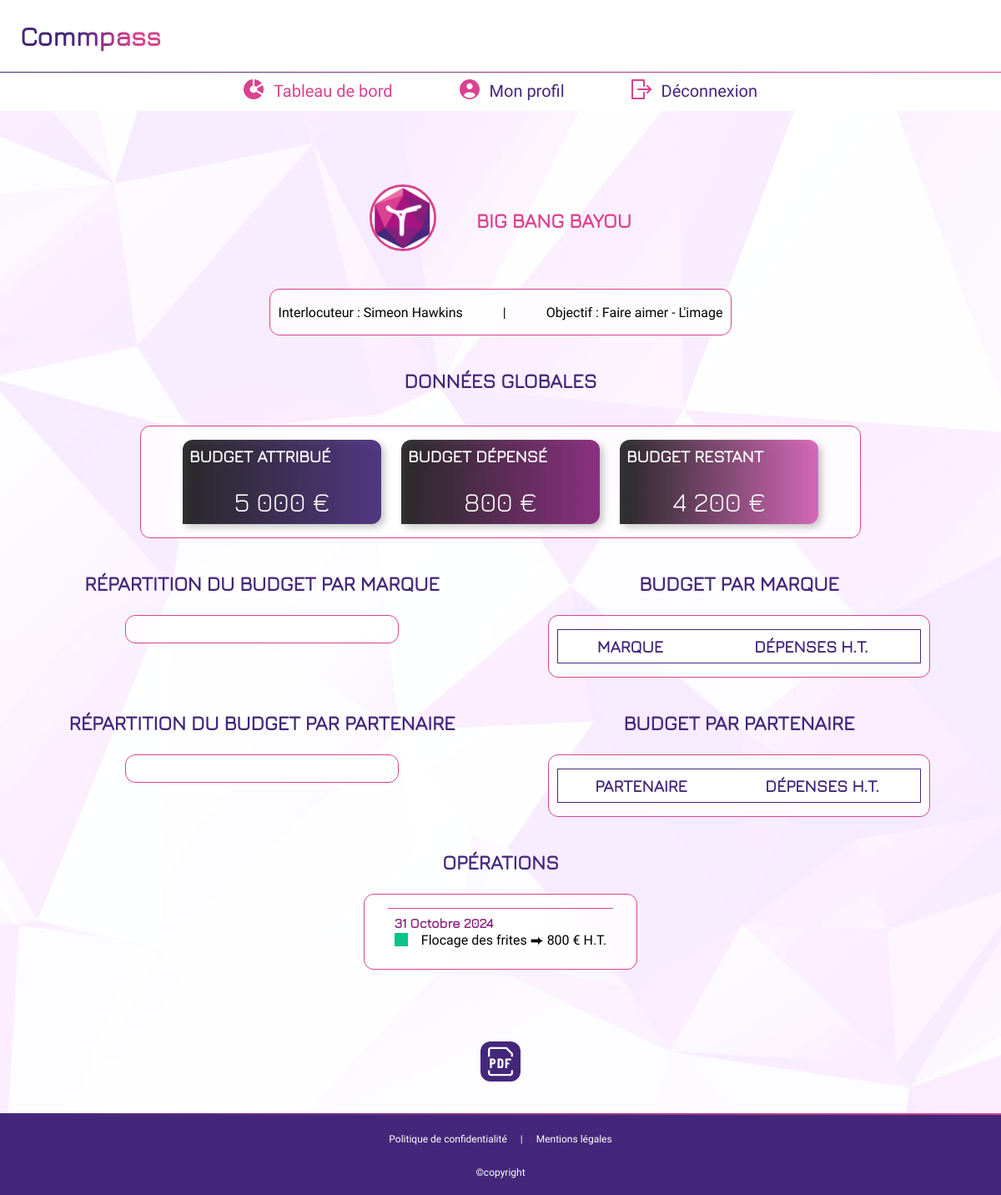
/app/campaign.php?myc=50 (signed in), run on the app's committed database.
### tables this page shows
CREATE TABLE `campaign` (
  `id_campaign` int NOT NULL,
  `campaign_name` varchar(100) NOT NULL,
  `budget` decimal(15,2) NOT NULL,
  `date_start` datetime NOT NULL,
  `date_end` datetime DEFAULT NULL,
  `id_user` int NOT NULL,
  `id_company` int DEFAULT NULL,
  `id_target` int NOT NULL,
  `id_user_TDC` int DEFAULT NULL
);

CREATE TABLE `users` (
  `id_user` int NOT NULL,
  `username` varchar(100) NOT NULL,
  `firstname` varchar(50) NOT NULL,
  `lastname` varchar(50) NOT NULL,
  `password` varchar(255) NOT NULL,
  `email` varchar(255) NOT NULL,
  `phone` varchar(10) NOT NULL,
  `client` tinyint(1) NOT NULL DEFAULT '1',
  `boss` tinyint(1) DEFAULT '0',
  `id_company` int NOT NULL,
  `enabled` tinyint(1) DEFAULT '1'
);

CREATE TABLE `target` (
  `id_target` int NOT NULL,
  `target_com` varchar(50) NOT NULL,
  `target_legend_hex` varchar(7) DEFAULT NULL
);

CREATE TABLE `operation` (
  `id_operation` int NOT NULL,
  `description` varchar(255) NOT NULL,
  `price` decimal(15,2) NOT NULL,
  `operation_date` date NOT NULL,
  `id_campaign` int NOT NULL,
  `id_company` int DEFAULT NULL,
  `id_media` int DEFAULT NULL,
  `id_partner` int DEFAULT NULL
);

CREATE TABLE `brand` (
  `id_brand` int NOT NULL,
  `brand_name` varchar(100) NOT NULL,
  `id_company` int DEFAULT NULL,
  `legend_colour_hex` varchar(7) DEFAULT NULL
);

### app/includes/classes/class.company.php (called while the page is built, shortened)
<?php
function fetchAllCompanies(PDO $dbCo, array $session): array
{
    $companyDatas = [];
    return $companyDatas;
}
function getCompanyLogoUrl(PDO $dbCo, array $session): string
{
    $query = $dbCo->prepare(
        'SELECT logo_url
        FROM company
        WHERE id_company = :id_company;'
    );
    if (!isset($session['filter']['id_company'])) {
        $bindValues = [
            'id_company' => $session['id_company']
        ];
    } else {
        $bindValues = [
            'id_company' => $session['filter']['id_company']
        ];
    }
    $query->execute($bindValues);
    return implode($query->fetch());
}

### app/includes/_datas.php (called while the page is built, shortened)
<?php
require_once '_database.php';
require_once '_functions.php';
require_once "includes/classes/class.campaign.php";
require_once "includes/classes/class.company.php";
require_once "includes/classes/class.partner.php";
$companies = fetchAllCompanies($dbCo, $_SESSION);
$selectedCampaign = getOneCampaignDatas($dbCo, $_GET);
$campaignOperations = getCampaignOperations($dbCo, $_GET);
$partnerCampaignSpendings = getCampaignBudgetPerPartner($dbCo, $selectedCampaign, $_GET);

### app/campaign.php (the view, shortened to what this page needs)
<?php
require_once "includes/_database.php";
require_once "includes/_functions.php";
require_once "includes/classes/class.campaign.php";
require_once "includes/classes/class.company.php";
require_once "includes/classes/class.partner.php";
require_once "includes/_datas.php";
require_once "includes/templates/_head.php";
require_once "includes/templates/_header.php";
require_once "includes/templates/_footer.php";
require_once "includes/templates/_nav.php";
$campaignResults = getSpendingByBrandByCampaign($dbCo, $campaigns, $_GET);
$brandsSpendings = mergeResults($campaignResults);
?>
<!DOCTYPE html>
<html lang="fr">
<head>
    <?= fetchHead('Commpass'); ?>
</head>
<body>
    <header class="header">
        <?php
        echo fetchHeader('dashboard', 'Mon tableau de bord');
        ?>
    </header>
    <nav class="nav hamburger__menu" id="menu" aria-label="Navigation principale du site">
        <?= fetchNav($_SESSION, $companies, 'nav__itm--active') ?>
    </nav>
    <main class="container container--campaigns container__flex" id="pdfContent">
        <div class="flex-row space-between">
            <div class="flex-column">
                <a href="my-client?client=<?= $_SESSION['filter']['id_company'] ?>">
                    <img class="client__logo client__logo--lnk" src="<?= getCompanyLogoUrl($dbCo, $_SESSION) ?>" alt="Logo de <?= $selectedCampaign['company_name'] ?>">
                </a>
            </div>
            <div class="flex-row">
                <h2 class="ttl lineUp ttl--tertiary"><?= $selectedCampaign['campaign_name'] ?></h2>
            </div>
        </div>
        <div class="card">
            <section class="card__section card__section--row">
                <p class="campaign__interlocutor">Interlocuteur : <?= $selectedCampaign['firstname'] . ' ' . $selectedCampaign['lastname'] ?></p>
                <span>|</span>
                <p class="campaign__interlocutor">Objectif : <?= $selectedCampaign['target_com'] ?></p>
            </section>
        </div>
        <h2 class="ttl lineUp">Données globales</h2>
        <div class="card">
            <section class="card__section card__section--vignettes vignettes-PDF">
                <div class="campaign__stats">
                    <div class="vignettes-section vignettes-section--row">
                        <div class="vignette vignette--bigger vignette--primary">
                            <div class="flex-row">
                                <h4 class="vignette__ttl vignette__ttl--big">
                                    Budget attribué
                                </h4>
                            </div>
                            <p class="vignette__price vignette__price--big"><?= formatPrice($selectedCampaign['budget'], "€") ?></p>
                        </div>
                        <div class="vignette vignette--secondary vignette--big">
                            <h4 class="vignette__ttl vignette__ttl--big">
                                Budget dépensé
                            </h4>
                            <p class="vignette__price vignette__price--big"><?= calculateSpentBudget($dbCo, $selectedCampaign) ?></p>
                        </div>
                        <div class="vignette vignette--tertiary vignette--big <?= turnVignetteRedIfNegative(calculateRemainingBudget($dbCo, $selectedCampaign)) ?>">
                            <h4 class="vignette__ttl vignette__ttl--big">
                                Budget restant
                            </h4>
                            <p class="vignette__price vignette__price--big"><?= calculateRemainingBudget($dbCo, $selectedCampaign) ?></p>
                        </div>
                    </div>
                </div>
            </section>
        </div>
        <div class="card card--grid">
            <div class="card">
                <h2 class="ttl lineUp">Répartition du budget par marque</h2>
                <section class="card__section">
                </section>
            </div>
            <div class="card">
                <h2 class="ttl lineUp">Budget par marque</h2>
                <section class="card__section">
                    <?= generateTableFromDatas($brandsSpendings); ?>
                </section>
            </div>
        </div>
        <div class="card card--grid" id="partner-section">
            <div class="card">
                <h2 class="ttl lineUp">Répartition du budget par partenaire</h2>
                <section class="card__section">
                </section>
            </div>
            <div class="card">
                <h2 class="ttl lineUp">Budget par partenaire</h2>
                <section class="card__section">
                    <?= generatePartnerTable($partnerCampaignSpendings) ?>
                </section>
            </div>
        </div>
        <div class="card">
            <h2 class="ttl lineUp">Opérations</h2>
            <section class="card__section card__section--operations">
                <ul>
                    <?= getCampaignOperationsAsList($campaignOperations, $_SESSION, $selectedCampaign); ?>
                </ul>
            </section>
        </div>
    </main>
    <div class="card">
        <form id="formPDF" action="rapport_pdf" method="post">
            <button class="button button--pdf" type="submit" id="generatePDF"></button>
        </form>
    </div>
    <footer class="footer">
        <?= fetchFooter() ?>
    </footer>
</body>
</html>

### app/includes/classes/class.campaign.php (shortened to what this page needs)
<?php
function calculateSpentBudget(PDO $dbCo, array $campaigns): string
{
    $querySum = $dbCo->prepare(
        'SELECT SUM(price) AS total_cost
        FROM operation
        WHERE id_campaign = :id_campaign;'
    );
    $bindValues = [
        'id_campaign' => intval($campaigns['id_campaign'])
    ];
    $querySum->execute($bindValues);
    $result = $querySum->fetch(PDO::FETCH_ASSOC);
    return formatPrice(floatval($result['total_cost'] ?? 0), '€');
}
function calculateRemainingBudget(PDO $dbCo, array $campaigns): string
{
    if (!isset($campaigns['id_campaign'])) {
        return 'ID de campagne non défini';
    }
    $queryRemaining = $dbCo->prepare(
        'SELECT c.id_campaign, (c.budget - IFNULL(SUM(o.price), 0)) AS total_remaining
        FROM campaign c
            LEFT JOIN operation o ON c.id_campaign = o.id_campaign
        WHERE c.id_campaign = :id_campaign AND c.budget > 0
        GROUP BY c.id_campaign;'
    );
    $bindValues = [
        'id_campaign' => intval($campaigns['id_campaign'])
    ];
    $queryRemaining->execute($bindValues);
    $result = $queryRemaining->fetch(PDO::FETCH_ASSOC);
    return formatPrice(floatval($result['total_remaining'] ?? 0), '€');
}
function getOneCampaignDatas(PDO $dbCo, array $get): array
{
    $queryCampaigns = [];
    if (isset($get['myc'])) {
        $queryOneCampaign = $dbCo->prepare(
            'SELECT id_campaign, campaign_name, date_start, date_end, budget, c.id_user, c.id_user_TDC, firstname, lastname, co.id_company, company_name, id_target, target_com
            FROM campaign c
                JOIN users u ON c.id_user = u.id_user
                JOIN company co ON c.id_company = co.id_company
                JOIN target t USING (id_target)
            WHERE id_campaign = :id_campaign;'
        );
        $bindValues = [
            'id_campaign' => intval($get['myc'])
        ];
        $queryOneCampaign->execute($bindValues);
        return $queryOneCampaign->fetch(PDO::FETCH_ASSOC);
    }
    return $queryCampaigns;
}
function getCampaignOperations(PDO $dbCo, array $get): array
{
    $operations = [];
    if (isset($get['myc']) && intval($get['myc'])) {
        $queryOperations = $dbCo->prepare(
            'SELECT *
            FROM operation
                JOIN campaign USING (id_campaign)
                JOIN operation_brand USING (id_operation)
                JOIN brand USING (id_brand)
            WHERE id_campaign = :id_campaign
            ORDER BY operation_date DESC;'
        );
        $bindValues = [
            'id_campaign' => htmlspecialchars($get['myc'])
        ];
        $queryOperations->execute($bindValues);
        $operations = $queryOperations->fetchAll(PDO::FETCH_ASSOC);
    }
    return $operations;
}
function getCampaignOperationsAsList(array $operations, array $session, array $selectedCampaign): string
{
    $operationsList = '';
    foreach ($operations as $operation) {
        $operationsList .= '
            <li class="operation" data-js-operation="operation"><h4 class="operation__date">' . formatFrenchDate($operation['operation_date']) . '</h4>
            <p class="campaign__operation"><span class="campaign__legend-square" style="background-color:' . $operation['legend_colour_hex'] . '"></span>' . $operation['description'] .
            ' ⮕ ' . formatPrice(floatval($operation['price']), '€') . ' H.T.';
        $operationsList .= '</p></li>';
    }
    return $operationsList;
}
function getSpendingByBrandByCampaign(PDO $dbCo, array $campaigns, array $get): array
{
    $results = [];
    return $results;
}

### data on the page
campaign: campaign_name "BIG BANG BAYOU", id_user.firstname "Simeon", id_user.lastname "Hawkins", id_target.target_com "Faire aimer - L'image", budget "5 000 €"
operation: operation_date "31 Octobre 2024", description "Flocage des frites", price "800 €"

### other printed values
calculateSpentBudget($dbCo, $selectedCampaign) "800 €"
calculateRemainingBudget($dbCo, $selectedCampaign) "4 200 €"
